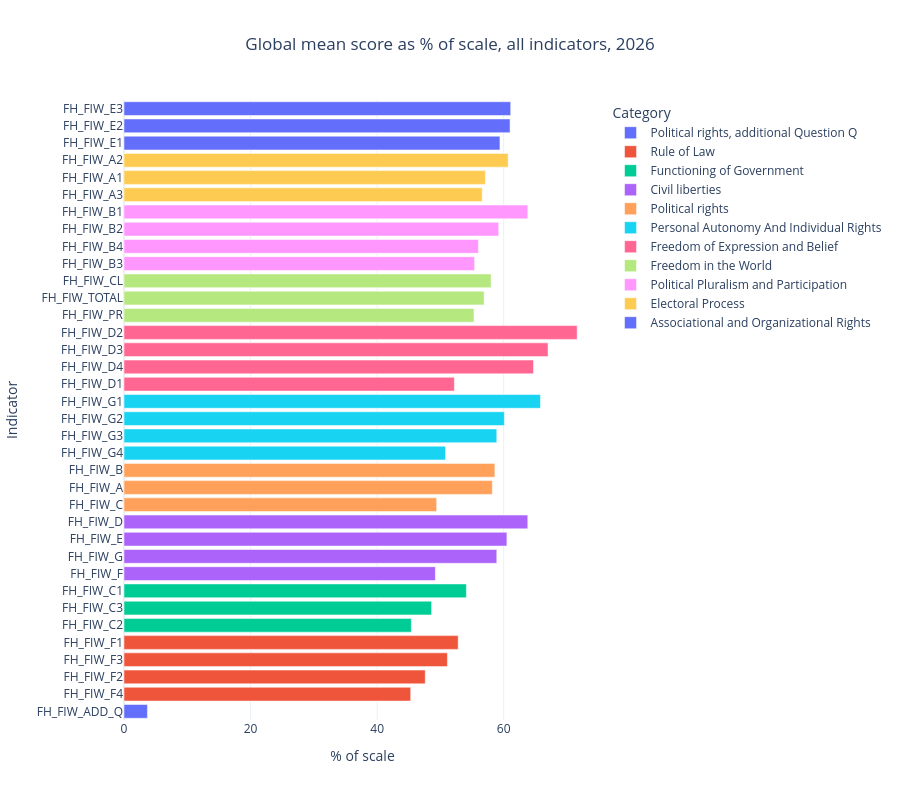

The notebook cell this image was saved under:
### Markdown cell above
## 3. Which dimensions are weakest and strongest?

**Question:** where does the world as a whole score worst and best in 2026?

**Method:** rank all 36 usable indicators by their 2026 global mean as % of scale.

### Code cell
ranking = profile.dropna(subset=['mean_pct_2026']).sort_values('mean_pct_2026')
fig = px.bar(
    ranking,
    x='mean_pct_2026',
    y='INDICATOR',
    orientation='h',
    color='Category',
    title='Global mean score as % of scale, all indicators, 2026',
    labels={'mean_pct_2026': '% of scale', 'INDICATOR': 'Indicator'},
)
fig.update_layout(template='plotly_white', title_x=0.5, height=800)
fig.show()

### Figure 1 — Plotly figure (JSON) as saved in the notebook; plotly's stock layout.template omitted (floating-point values rounded to 4 significant figures)
{"data": [{"hovertemplate": "Category=Political rights, additional Question Q<br>% of scale=%{x}<br>Indicator=%{y}<extra></extra>", "legendgroup": "Political rights, additional Question Q", "marker": {"color": "#636efa", "pattern": {"shape": ""}}, "name": "Political rights, additional Question Q", "orientation": "h", "showlegend": true, "textposition": "auto", "type": "bar", "x": [3.7], "xaxis": "x", "y": ["FH_FIW_ADD_Q"], "yaxis": "y"}, {"hovertemplate": "Category=Rule of Law<br>% of scale=%{x}<br>Indicator=%{y}<extra></extra>", "legendgroup": "Rule of Law", "marker": {"color": "#EF553B", "pattern": {"shape": ""}}, "name": "Rule of Law", "orientation": "h", "showlegend": true, "textposition": "auto", "type": "bar", "x": [45.3, 47.6, 51.1, 52.8], "xaxis": "x", "y": ["FH_FIW_F4", "FH_FIW_F2", "FH_FIW_F3", "FH_FIW_F1"], "yaxis": "y"}, {"hovertemplate": "Category=Functioning of Government<br>% of scale=%{x}<br>Indicator=%{y}<extra></extra>", "legendgroup": "Functioning of Government", "marker": {"color": "#00cc96", "pattern": {"shape": ""}}, "name": "Functioning of Government", "orientation": "h", "showlegend": true, "textposition": "auto", "type": "bar", "x": [45.4, 48.6, 54.1], "xaxis": "x", "y": ["FH_FIW_C2", "FH_FIW_C3", "FH_FIW_C1"], "yaxis": "y"}, {"hovertemplate": "Category=Civil liberties<br>% of scale=%{x}<br>Indicator=%{y}<extra></extra>", "legendgroup": "Civil liberties", "marker": {"color": "#ab63fa", "pattern": {"shape": ""}}, "name": "Civil liberties", "orientation": "h", "showlegend": true, "textposition": "auto", "type": "bar", "x": [49.2, 58.9, 60.5, 63.8], "xaxis": "x", "y": ["FH_FIW_F", "FH_FIW_G", "FH_FIW_E", "FH_FIW_D"], "yaxis": "y"}, {"hovertemplate": "Category=Political rights<br>% of scale=%{x}<br>Indicator=%{y}<extra></extra>", "legendgroup": "Political rights", "marker": {"color": "#FFA15A", "pattern": {"shape": ""}}, "name": "Political rights", "orientation": "h", "showlegend": true, "textposition": "auto", "type": "bar", "x": [49.4, 58.2, 58.6], "xaxis": "x", "y": ["FH_FIW_C", "FH_FIW_A", "FH_FIW_B"], "yaxis": "y"}, {"hovertemplate": "Category=Personal Autonomy And Individual Rights<br>% of scale=%{x}<br>Indicator=%{y}<extra></extra>", "legendgroup": "Personal Autonomy And Individual Rights", "marker": {"color": "#19d3f3", "pattern": {"shape": ""}}, "name": "Personal Autonomy And Individual Rights", "orientation": "h", "showlegend": true, "textposition": "auto", "type": "bar", "x": [50.8, 58.9, 60.1, 65.8], "xaxis": "x", "y": ["FH_FIW_G4", "FH_FIW_G3", "FH_FIW_G2", "FH_FIW_G1"], "yaxis": "y"}, {"hovertemplate": "Category=Freedom of Expression and Belief<br>% of scale=%{x}<br>Indicator=%{y}<extra></extra>", "legendgroup": "Freedom of Expression and Belief", "marker": {"color": "#FF6692", "pattern": {"shape": ""}}, "name": "Freedom of Expression and Belief", "orientation": "h", "showlegend": true, "textposition": "auto", "type": "bar", "x": [52.2, 64.7, 67.0, 71.6], "xaxis": "x", "y": ["FH_FIW_D1", "FH_FIW_D4", "FH_FIW_D3", "FH_FIW_D2"], "yaxis": "y"}, {"hovertemplate": "Category=Freedom in the World<br>% of scale=%{x}<br>Indicator=%{y}<extra></extra>", "legendgroup": "Freedom in the World", "marker": {"color": "#B6E880", "pattern": {"shape": ""}}, "name": "Freedom in the World", "orientation": "h", "showlegend": true, "textposition": "auto", "type": "bar", "x": [55.3, 56.9, 58.0], "xaxis": "x", "y": ["FH_FIW_PR", "FH_FIW_TOTAL", "FH_FIW_CL"], "yaxis": "y"}, {"hovertemplate": "Category=Political Pluralism and Participation<br>% of scale=%{x}<br>Indicator=%{y}<extra></extra>", "legendgroup": "Political Pluralism and Participation", "marker": {"color": "#FF97FF", "pattern": {"shape": ""}}, "name": "Political Pluralism and Participation", "orientation": "h", "showlegend": true, "textposition": "auto", "type": "bar", "x": [55.4, 56.0, 59.2, 63.8], "xaxis": "x", "y": ["FH_FIW_B3", "FH_FIW_B4", "FH_FIW_B2", "FH_FIW_B1"], "yaxis": "y"}, {"hovertemplate": "Category=Electoral Process<br>% of scale=%{x}<br>Indicator=%{y}<extra></extra>", "legendgroup": "Electoral Process", "marker": {"color": "#FECB52", "pattern": {"shape": ""}}, "name": "Electoral Process", "orientation": "h", "showlegend": true, "textposition": "auto", "type": "bar", "x": [56.6, 57.1, 60.7], "xaxis": "x", "y": ["FH_FIW_A3", "FH_FIW_A1", "FH_FIW_A2"], "yaxis": "y"}, {"hovertemplate": "Category=Associational and Organizational Rights<br>% of scale=%{x}<br>Indicator=%{y}<extra></extra>", "legendgroup": "Associational and Organizational Rights", "marker": {"color": "#636efa", "pattern": {"shape": ""}}, "name": "Associational and Organizational Rights", "orientation": "h", "showlegend": true, "textposition": "auto", "type": "bar", "x": [59.4, 61.0, 61.1], "xaxis": "x", "y": ["FH_FIW_E1", "FH_FIW_E2", "FH_FIW_E3"], "yaxis": "y"}], "layout": {"barmode": "relative", "height": 800, "legend": {"title": {"text": "Category"}, "tracegroupgap": 0}, "title": {"text": "Global mean score as % of scale, all indicators, 2026", "x": 0.5}, "xaxis": {"anchor": "y", "domain": [0.0, 1.0], "title": {"text": "% of scale"}}, "yaxis": {"anchor": "x", "domain": [0.0, 1.0], "title": {"text": "Indicator"}}}}
